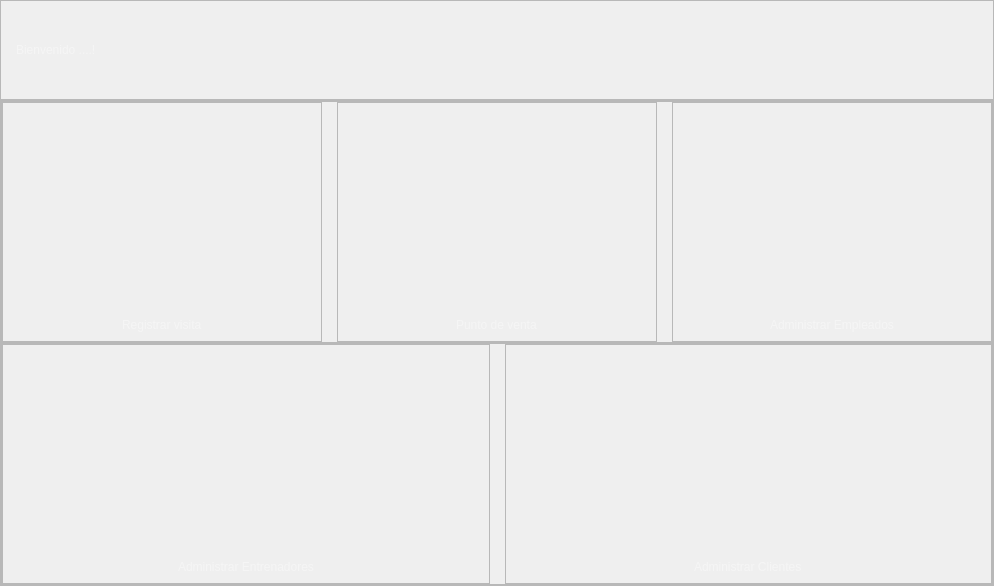
            <widget class="QWidget" name="pagina1">
             <layout class="QVBoxLayout" name="verticalLayout_2">
              <property name="spacing">
               <number>0</number>
              </property>
              <property name="leftMargin">
               <number>0</number>
              </property>
              <property name="topMargin">
               <number>0</number>
              </property>
              <property name="rightMargin">
               <number>0</number>
              </property>
              <property name="bottomMargin">
               <number>0</number>
              </property>
              <item>
               <widget class="QFrame" name="frame_5">
                <property name="maximumSize">
                 <size>
                  <width>16777215</width>
                  <height>100</height>
                 </size>
                </property>
                <property name="frameShape">
                 <enum>QFrame::StyledPanel</enum>
                </property>
                <property name="frameShadow">
                 <enum>QFrame::Raised</enum>
                </property>
                <layout class="QHBoxLayout" name="horizontalLayout_4">
                 <property name="spacing">
                  <number>20</number>
                 </property>
                 <property name="leftMargin">
                  <number>15</number>
                 </property>
                 <property name="topMargin">
                  <number>0</number>
                 </property>
                 <property name="rightMargin">
                  <number>15</number>
                 </property>
                 <property name="bottomMargin">
                  <number>0</number>
                 </property>
                 <item>
                  <widget class="QLabel" name="label_Bienvenida">
                   <property name="styleSheet">
                    <string notr="true">font: 87 32pt &quot;Helvetica Black&quot;;
	color: whitesmoke;</string>
                   </property>
                   <property name="text">
                    <string>Bienvenido ....!</string>
                   </property>
                  </widget>
                 </item>
                 <item>
                  <spacer name="horizontalSpacer_3">
                   <property name="orientation">
                    <enum>Qt::Horizontal</enum>
                   </property>
                   <property name="sizeHint" stdset="0">
                    <size>
                     <width>715</width>
                     <height>20</height>
                    </size>
                   </property>
                  </spacer>
                 </item>
                 <item>
                  <widget class="QLabel" name="label">
                   <property name="minimumSize">
                    <size>
                     <width>70</width>
                     <height>100</height>
                    </size>
                   </property>
                   <property name="styleSheet">
                    <string notr="true">image: url(:/logos/logo.png);</string>
                   </property>
                   <property name="text">
                    <string/>
                   </property>
                  </widget>
                 </item>
                </layout>
               </widget>
              </item>
              <item>
               <widget class="QFrame" name="frame_6">
                <property name="frameShape">
                 <enum>QFrame::StyledPanel</enum>
                </property>
                <property name="frameShadow">
                 <enum>QFrame::Raised</enum>
                </property>
                <layout class="QVBoxLayout" name="verticalLayout_3">
                 <property name="spacing">
                  <number>0</number>
                 </property>
                 <property name="leftMargin">
                  <number>0</number>
                 </property>
                 <property name="topMargin">
                  <number>0</number>
                 </property>
                 <property name="rightMargin">
                  <number>0</number>
                 </property>
                 <property name="bottomMargin">
                  <number>0</number>
                 </property>
                 <item>
                  <widget class="QFrame" name="frame">
                   <property name="styleSheet">
                    <string notr="true">
font: 87 32pt &quot;Helvetica Black&quot;;
color: whitesmoke;</string>
                   </property>
                   <property name="frameShape">
                    <enum>QFrame::StyledPanel</enum>
                   </property>
                   <property name="frameShadow">
                    <enum>QFrame::Raised</enum>
                   </property>
                   <layout class="QHBoxLayout" name="horizontalLayout_6">
                    <property name="spacing">
                     <number>15</number>
                    </property>
                    <property name="leftMargin">
                     <number>0</number>
                    </property>
                    <property name="topMargin">
                     <number>0</number>
                    </property>
                    <property name="rightMargin">
                     <number>0</number>
                    </property>
                    <property name="bottomMargin">
                     <number>0</number>
                    </property>
                    <item>
                     <widget class="QFrame" name="frame_8">
                      <property name="frameShape">
                       <enum>QFrame::StyledPanel</enum>
                      </property>
                      <property name="frameShadow">
                       <enum>QFrame::Raised</enum>
                      </property>
                      <layout class="QVBoxLayout" name="verticalLayout_8">
                       <item>
                        <widget class="QPushButton" name="pushButton_6">
                         <property name="minimumSize">
                          <size>
                           <width>300</width>
                           <height>200</height>
                          </size>
                         </property>
                         <property name="cursor">
                          <cursorShape>PointingHandCursor</cursorShape>
                         </property>
                         <property name="styleSheet">
                          <string notr="true">QPushButton{
	border: 0px;	
	image: url(:/menu/reloj.png);
}
QPushButton:hover{
	border: 10px;
}</string>
                         </property>
                         <property name="text">
                          <string/>
                         </property>
                        </widget>
                       </item>
                       <item alignment="Qt::AlignHCenter">
                        <widget class="QLabel" name="label_5">
                         <property name="text">
                          <string>Registrar visita</string>
                         </property>
                         <property name="wordWrap">
                          <bool>true</bool>
                         </property>
                        </widget>
                       </item>
                      </layout>
                     </widget>
                    </item>
                    <item>
                     <widget class="QFrame" name="frame_9">
                      <property name="frameShape">
                       <enum>QFrame::StyledPanel</enum>
                      </property>
                      <property name="frameShadow">
                       <enum>QFrame::Raised</enum>
                      </property>
                      <layout class="QVBoxLayout" name="verticalLayout_7">
                       <item>
                        <widget class="QPushButton" name="pushButton_5">
                         <property name="minimumSize">
                          <size>
                           <width>300</width>
                           <height>200</height>
                          </size>
                         </property>
                         <property name="cursor">
                          <cursorShape>PointingHandCursor</cursorShape>
                         </property>
                         <property name="styleSheet">
                          <string notr="true">QPushButton{
	border: 0px;
	
	image: url(:/menu/venta.png);
}
QPushButton:hover{
	border: 10px;
}</string>
                         </property>
                         <property name="text">
                          <string/>
                         </property>
                        </widget>
                       </item>
                       <item alignment="Qt::AlignHCenter">
                        <widget class="QLabel" name="label_7">
                         <property name="text">
                          <string>Punto de venta</string>
                         </property>
                         <property name="wordWrap">
                          <bool>false</bool>
                         </property>
                        </widget>
                       </item>
                      </layout>
                     </widget>
                    </item>
                    <item>
                     <widget class="QFrame" name="frame_10">
                      <property name="frameShape">
                       <enum>QFrame::StyledPanel</enum>
                      </property>
                      <property name="frameShadow">
                       <enum>QFrame::Raised</enum>
                      </property>
                      <layout class="QVBoxLayout" name="verticalLayout_6">
                       <item>
                        <widget class="QPushButton" name="pushButton_4">
                         <property name="minimumSize">
                          <size>
                           <width>300</width>
                           <height>200</height>
                          </size>
                         </property>
                         <property name="cursor">
                          <cursorShape>PointingHandCursor</cursorShape>
                         </property>
                         <property name="styleSheet">
                          <string notr="true">QPushButton{
	border: 0px;
	
	image: url(:/menu/empleados.png);
	
}
QPushButton:hover{
	border: 10px;
}</string>
                         </property>
                         <property name="text">
                          <string/>
                         </property>
                        </widget>
                       </item>
                       <item alignment="Qt::AlignHCenter">
                        <widget class="QLabel" name="label_9">
                         <property name="text">
                          <string>Administrar Empleados</string>
                         </property>
                         <property name="scaledContents">
                          <bool>true</bool>
                         </property>
                         <property name="wordWrap">
                          <bool>true</bool>
                         </property>
                        </widget>
                       </item>
                      </layout>
                     </widget>
                    </item>
                   </layout>
                  </widget>
                 </item>
                 <item>
                  <widget class="QFrame" name="frame_7">
                   <property name="frameShape">
                    <enum>QFrame::StyledPanel</enum>
                   </property>
                   <property name="frameShadow">
                    <enum>QFrame::Raised</enum>
                   </property>
                   <layout class="QHBoxLayout" name="horizontalLayout_5">
                    <property name="spacing">
                     <number>15</number>
                    </property>
                    <property name="leftMargin">
                     <number>0</number>
                    </property>
                    <property name="topMargin">
                     <number>0</number>
                    </property>
                    <property name="rightMargin">
                     <number>0</number>
                    </property>
                    <property name="bottomMargin">
                     <number>0</number>
                    </property>
                    <item>
                     <widget class="QFrame" name="frame_3">
                      <property name="minimumSize">
                       <size>
                        <width>300</width>
                        <height>0</height>
                       </size>
                      </property>
                      <property name="styleSheet">
                       <string notr="true">font: 87 32pt &quot;Helvetica Black&quot;;
color: whitesmoke;</string>
                      </property>
                      <property name="frameShape">
                       <enum>QFrame::StyledPanel</enum>
                      </property>
                      <property name="frameShadow">
                       <enum>QFrame::Raised</enum>
                      </property>
                      <layout class="QVBoxLayout" name="verticalLayout_5">
                       <item>
                        <widget class="QPushButton" name="pushButton_3">
                         <property name="minimumSize">
                          <size>
                           <width>300</width>
                           <height>200</height>
                          </size>
                         </property>
                         <property name="cursor">
                          <cursorShape>PointingHandCursor</cursorShape>
                         </property>
                         <property name="styleSheet">
                          <string notr="true">QPushButton{
	border: 0px;
	image: url(:/menu/entrenador.png);
}
QPushButton:hover{
	border: 10px;
}</string>
                         </property>
                         <property name="text">
                          <string/>
                         </property>
                        </widget>
                       </item>
                       <item alignment="Qt::AlignHCenter">
                        <widget class="QLabel" name="label_15">
                         <property name="text">
                          <string>Administrar Entrenadores</string>
                         </property>
                         <property name="wordWrap">
                          <bool>true</bool>
                         </property>
                        </widget>
                       </item>
                      </layout>
                     </widget>
                    </item>
                    <item>
                     <widget class="QFrame" name="frame_2">
                      <property name="minimumSize">
                       <size>
                        <width>300</width>
                        <height>0</height>
                       </size>
                      </property>
                      <property name="styleSheet">
                       <string notr="true">font: 87 32pt &quot;Helvetica Black&quot;;
color: whitesmoke;</string>
                      </property>
                      <property name="frameShape">
                       <enum>QFrame::StyledPanel</enum>
                      </property>
                      <property name="frameShadow">
                       <enum>QFrame::Raised</enum>
                      </property>
                      <layout class="QVBoxLayout" name="verticalLayout_4">
                       <item>
                        <widget class="QPushButton" name="pushButton_2">
                         <property name="minimumSize">
                          <size>
                           <width>300</width>
                           <height>200</height>
                          </size>
                         </property>
                         <property name="cursor">
                          <cursorShape>PointingHandCursor</cursorShape>
                         </property>
                         <property name="styleSheet">
                          <string notr="true">QPushButton{
	border: 0px;
	
	image: url(:/menu/clientes.png);
	
}
QPushButton:hover{
	border: 10px;
}</string>
                         </property>
                         <property name="text">
                          <string/>
                         </property>
                        </widget>
                       </item>
                       <item alignment="Qt::AlignHCenter">
                        <widget class="QLabel" name="label_13">
                         <property name="text">
                          <string>Administrar Clientes</string>
                         </property>
                         <property name="wordWrap">
                          <bool>true</bool>
                         </property>
                        </widget>
                       </item>
                      </layout>
                     </widget>
                    </item>
                   </layout>
                  </widget>
                 </item>
                </layout>
               </widget>
              </item>
             </layout>
            </widget>
